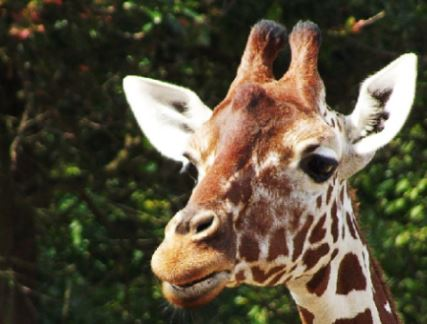
#> input picture pic_vision3/pic/giraffe.JPG, 427 x 324 px, found by its file name
$ jupyter execute pic_vision3.ipynb   (shell and % lines are left out)
#> lines starting #> are read from the running program, lines starting #| are printed output that depends on the picture
[cell 1]
import cv2
import numpy as np
import matplotlib.pyplot as plt

[cell 2]
img = cv2.imread('giraffe.jpg')
#> img is the input picture: shape (324, 427, 3); mean B, G, R 59.6, 78.6, 87
img = cv2.cvtColor(img, cv2.COLOR_BGR2RGB)
# Canny detection without blurring
edges = cv2.Canny(image=img, threshold1=127, threshold2=127)
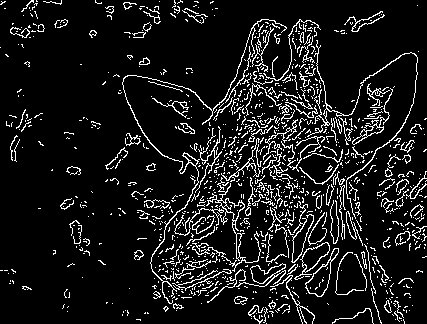
#> edges: shape (324, 427); 10% white in thin lines or dots
plt.figure(figsize = (20, 20))
plt.subplot(1, 2, 1); plt.imshow(img)
plt.axis('off')
plt.subplot(1, 2, 2); plt.imshow(edges)
plt.axis('off')
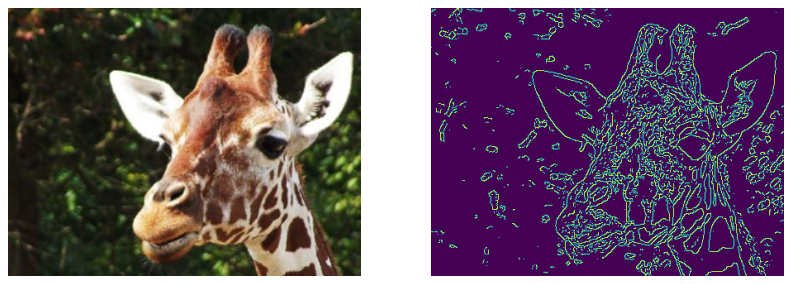
#> figure drawn by matplotlib, 2 panels

$ run again, with pic_vision3/pic/desk.JPG copied over pic_vision3/pic/giraffe.JPG
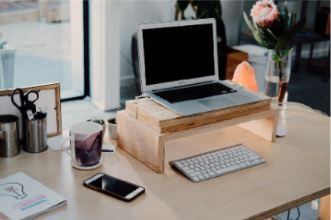
#> input picture pic_vision3/pic/desk.JPG, 331 x 220 px, found by its file name
#> img is the input picture: shape (220, 331, 3); mean B, G, R 120.2, 125.9, 132.1
#> `edges = cv2.Canny(image=img, threshold1=127, threshold2=127)`:
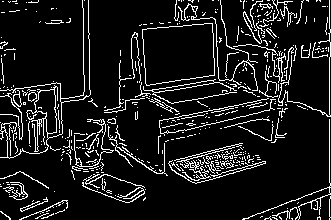
#> edges: shape (220, 331); 10.5% white in thin lines or dots
#> `[cell 2] img = cv2.imread('giraffe.jpg') img = cv2.cvtColor(img, cv2.C..`:
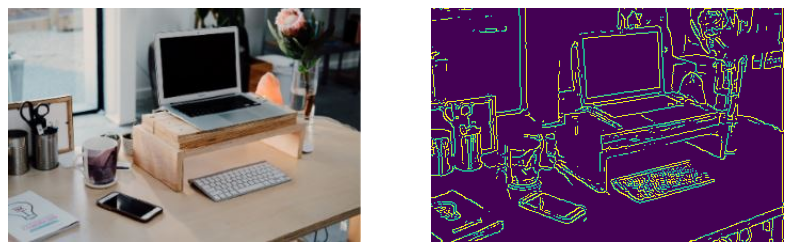
#> figure drawn by matplotlib, 2 panels
